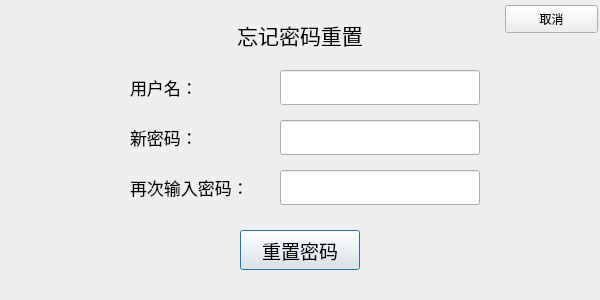
<?xml version="1.0" encoding="UTF-8"?>
<ui version="4.0">
 <class>ForgotPasswordDialog</class>
 <widget class="QDialog" name="ForgotPasswordDialog">
  <property name="geometry">
   <rect>
    <x>0</x>
    <y>0</y>
    <width>600</width>
    <height>300</height>
   </rect>
  </property>
  <property name="windowTitle">
   <string>Dialog</string>
  </property>
  <widget class="QPushButton" name="ResetPassword_pushButton">
   <property name="geometry">
    <rect>
     <x>240</x>
     <y>230</y>
     <width>120</width>
     <height>40</height>
    </rect>
   </property>
   <property name="font">
    <font>
     <family>楷体</family>
     <pointsize>14</pointsize>
    </font>
   </property>
   <property name="text">
    <string>重置密码</string>
   </property>
  </widget>
  <widget class="QLineEdit" name="NewPassword_lineEdit">
   <property name="geometry">
    <rect>
     <x>280</x>
     <y>120</y>
     <width>200</width>
     <height>35</height>
    </rect>
   </property>
   <property name="echoMode">
    <enum>QLineEdit::Password</enum>
   </property>
  </widget>
  <widget class="QLabel" name="ConfirmPassword_label">
   <property name="geometry">
    <rect>
     <x>130</x>
     <y>170</y>
     <width>150</width>
     <height>35</height>
    </rect>
   </property>
   <property name="font">
    <font>
     <family>楷体</family>
     <pointsize>13</pointsize>
    </font>
   </property>
   <property name="text">
    <string>再次输入密码：</string>
   </property>
  </widget>
  <widget class="QLineEdit" name="ConfirmPassword_lineEdit">
   <property name="geometry">
    <rect>
     <x>280</x>
     <y>170</y>
     <width>200</width>
     <height>35</height>
    </rect>
   </property>
   <property name="echoMode">
    <enum>QLineEdit::Password</enum>
   </property>
  </widget>
  <widget class="QLabel" name="UserName_label">
   <property name="geometry">
    <rect>
     <x>130</x>
     <y>70</y>
     <width>80</width>
     <height>35</height>
    </rect>
   </property>
   <property name="font">
    <font>
     <family>楷体</family>
     <pointsize>13</pointsize>
    </font>
   </property>
   <property name="text">
    <string>用户名：</string>
   </property>
  </widget>
  <widget class="QLineEdit" name="UserName_lineEdit">
   <property name="geometry">
    <rect>
     <x>280</x>
     <y>70</y>
     <width>200</width>
     <height>35</height>
    </rect>
   </property>
  </widget>
  <widget class="QPushButton" name="Cancel_pushButton">
   <property name="geometry">
    <rect>
     <x>505</x>
     <y>5</y>
     <width>93</width>
     <height>28</height>
    </rect>
   </property>
   <property name="text">
    <string>取消</string>
   </property>
  </widget>
  <widget class="QLabel" name="Title_label">
   <property name="geometry">
    <rect>
     <x>200</x>
     <y>20</y>
     <width>200</width>
     <height>30</height>
    </rect>
   </property>
   <property name="font">
    <font>
     <family>楷体</family>
     <pointsize>16</pointsize>
    </font>
   </property>
   <property name="text">
    <string>忘记密码重置</string>
   </property>
   <property name="alignment">
    <set>Qt::AlignCenter</set>
   </property>
  </widget>
  <widget class="QLabel" name="NewPassword_label">
   <property name="geometry">
    <rect>
     <x>130</x>
     <y>120</y>
     <width>100</width>
     <height>35</height>
    </rect>
   </property>
   <property name="font">
    <font>
     <family>楷体</family>
     <pointsize>13</pointsize>
    </font>
   </property>
   <property name="text">
    <string>新密码：</string>
   </property>
  </widget>
 </widget>
 <resources/>
 <connections/>
</ui>
